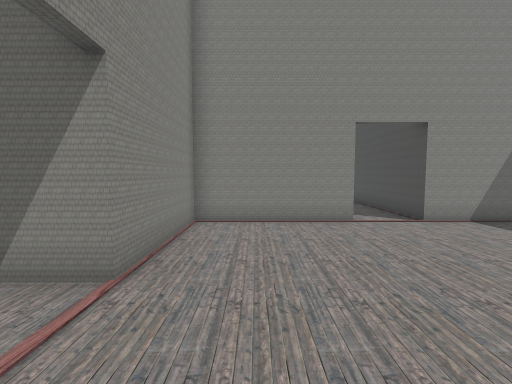
View 1 (above)

17 first-person views from a walk through a scene from a Unity 3-D project. The camera is 1.4 m above the floor, tilts 4° down and sees 90° across. The floor is counted in squares, 1 m on a side. Each view is taken from the middle of a square. On the plan, view 1 faces up. The plan holds only what a view shows up to about 13 squares ahead; the rest is blank. The place goes on beyond the plan.

View 2
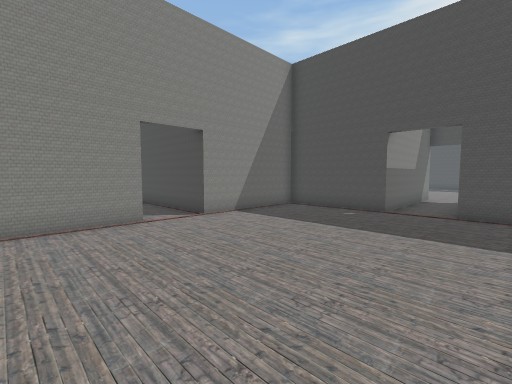

View 3
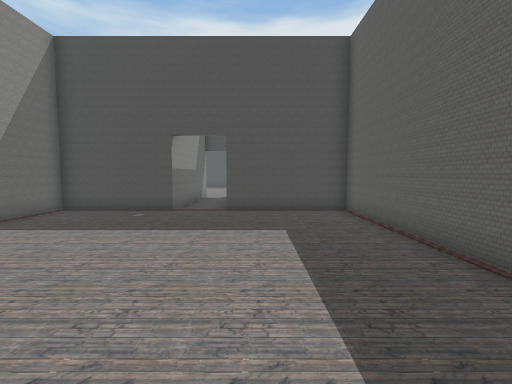

View 4
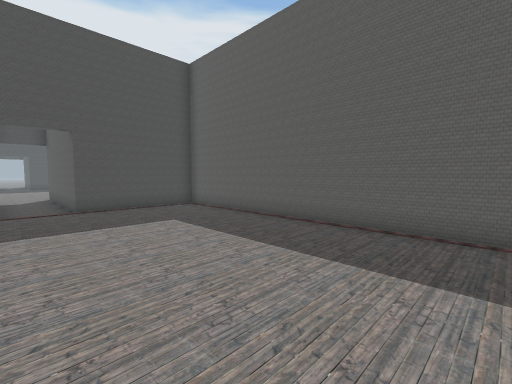

View 5
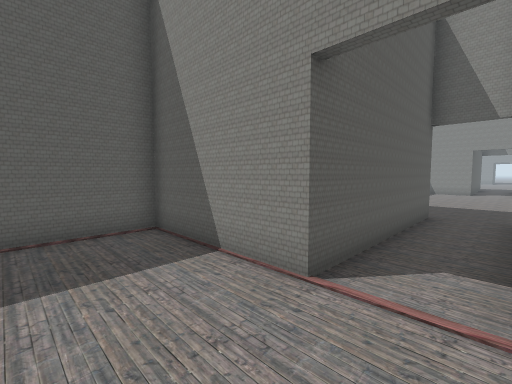

View 6
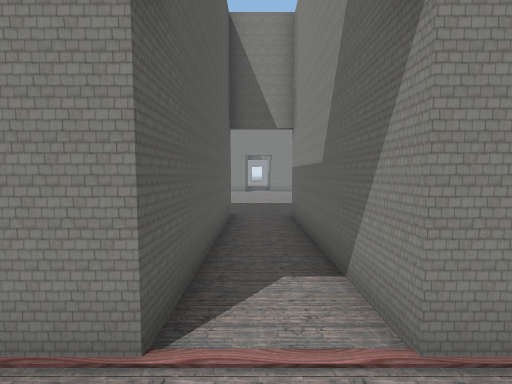

View 7
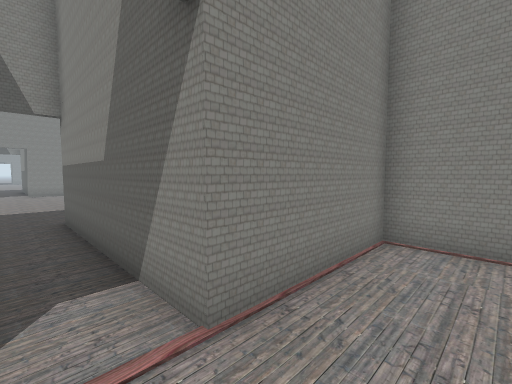

View 8
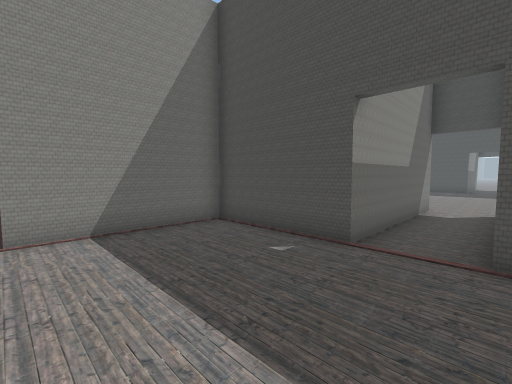

View 9
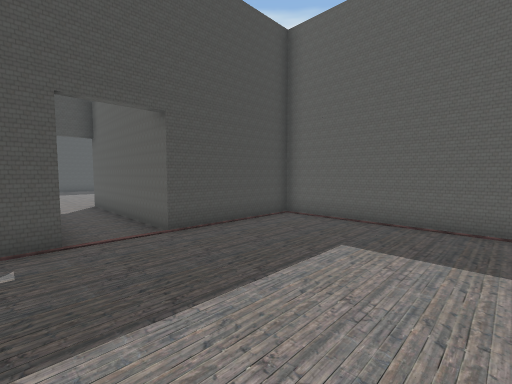

View 10
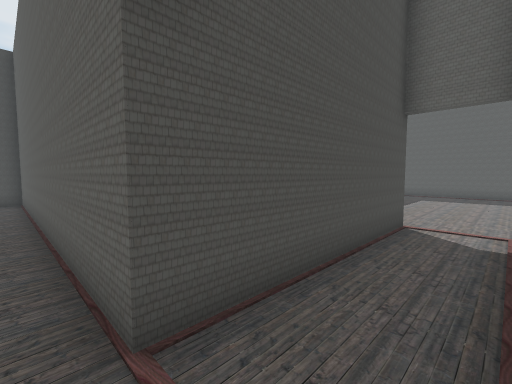

View 11
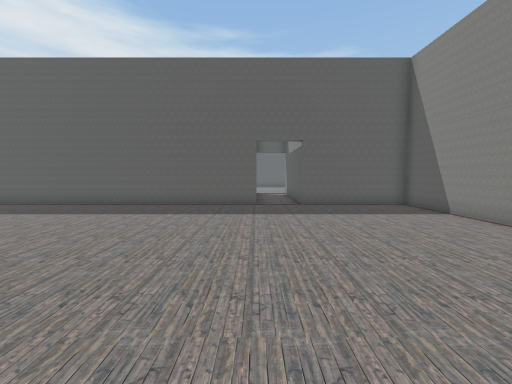

View 12
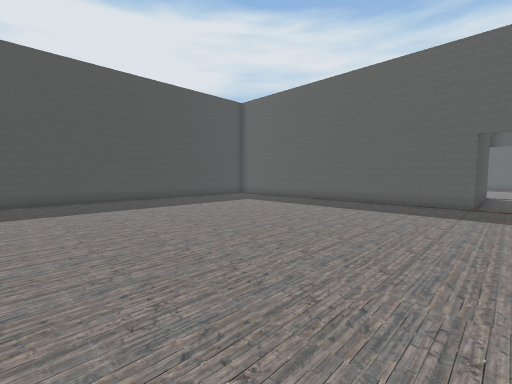

View 13
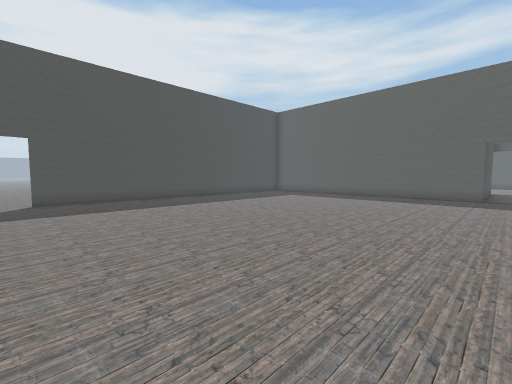

View 14
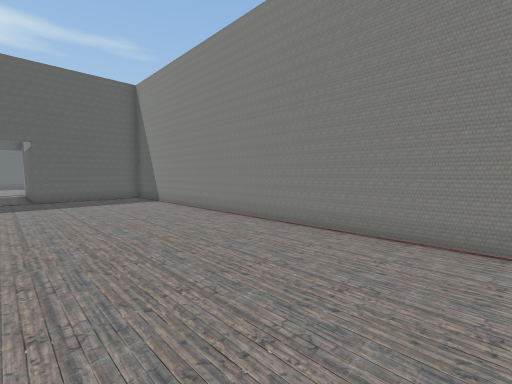

View 15
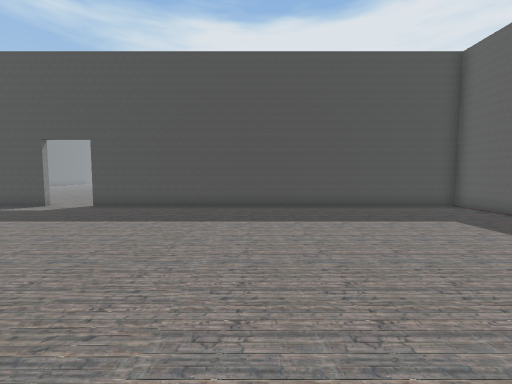

View 16
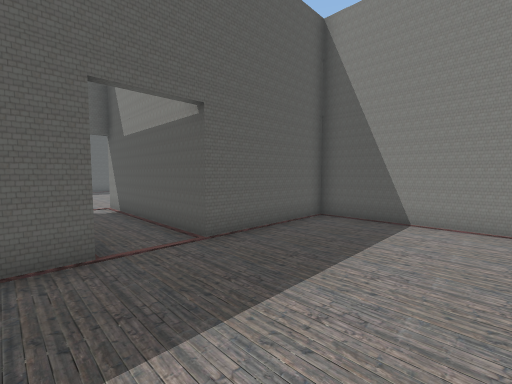

View 17
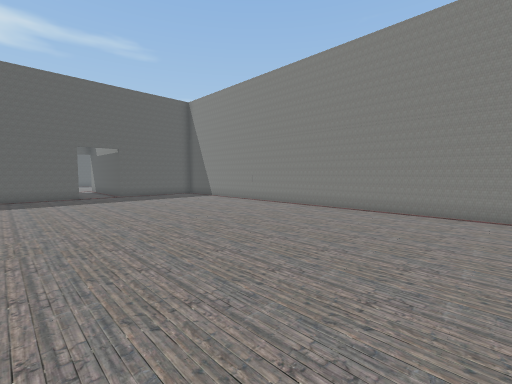

### Floor plan
Points are (right, up) in squares from view 1. A wall is a line through its corners. A room is listed if a view was taken in it or the views show most of it. See-through windows are left out.
Room 1 (views 1, 2, 3, 4, 5, 6, 7, 8, 9)
walls: (2.9, 7.5) (-1.8, 7.5) (-1.8, 3.2) (-8.5, 3.2); (-8.5, 1.1) (-1.8, 1.1) (-1.8, -3.5) (9.9, -3.5) (9.9, 1.1) (16.7, 1.1); (16.7, 3.2) (9.9, 3.2) (9.9, 7.5) (5, 7.5)
ways out: opening at (4, 8) to room 2; opening at (16, 2)
Room 2 (views 10, 11, 12, 13, 14, 15, 16, 17)
walls: (-1.8, 31.1) (-1.8, 14.3) (2.9, 14.3) (2.9, 7.5); (5, 7.5) (5, 14.3) (18.1, 14.3) (18.1, 30.1)
ways out: opening at (4, 8) to room 1; opening at (18, 31)

Positions as (right, up) in squares from view 1, and headings:
1: (0, 0), facing up
2: (0, 0), facing up-right
3: (0, 0), facing right
4: (-1, 3), facing down-right
5: (1, 3), facing down-left
6: (0, 2), facing left
7: (0, 2), facing up-left
8: (5, 1), facing up-right
9: (4, 4), facing down-right
10: (3, 15), facing down-right
11: (5, 26), facing down
12: (4, 27), facing down-right
13: (4, 31), facing down-right
14: (4, 30), facing down-left
15: (7, 23), facing right
16: (6, 19), facing down-left
17: (8, 31), facing down-left
